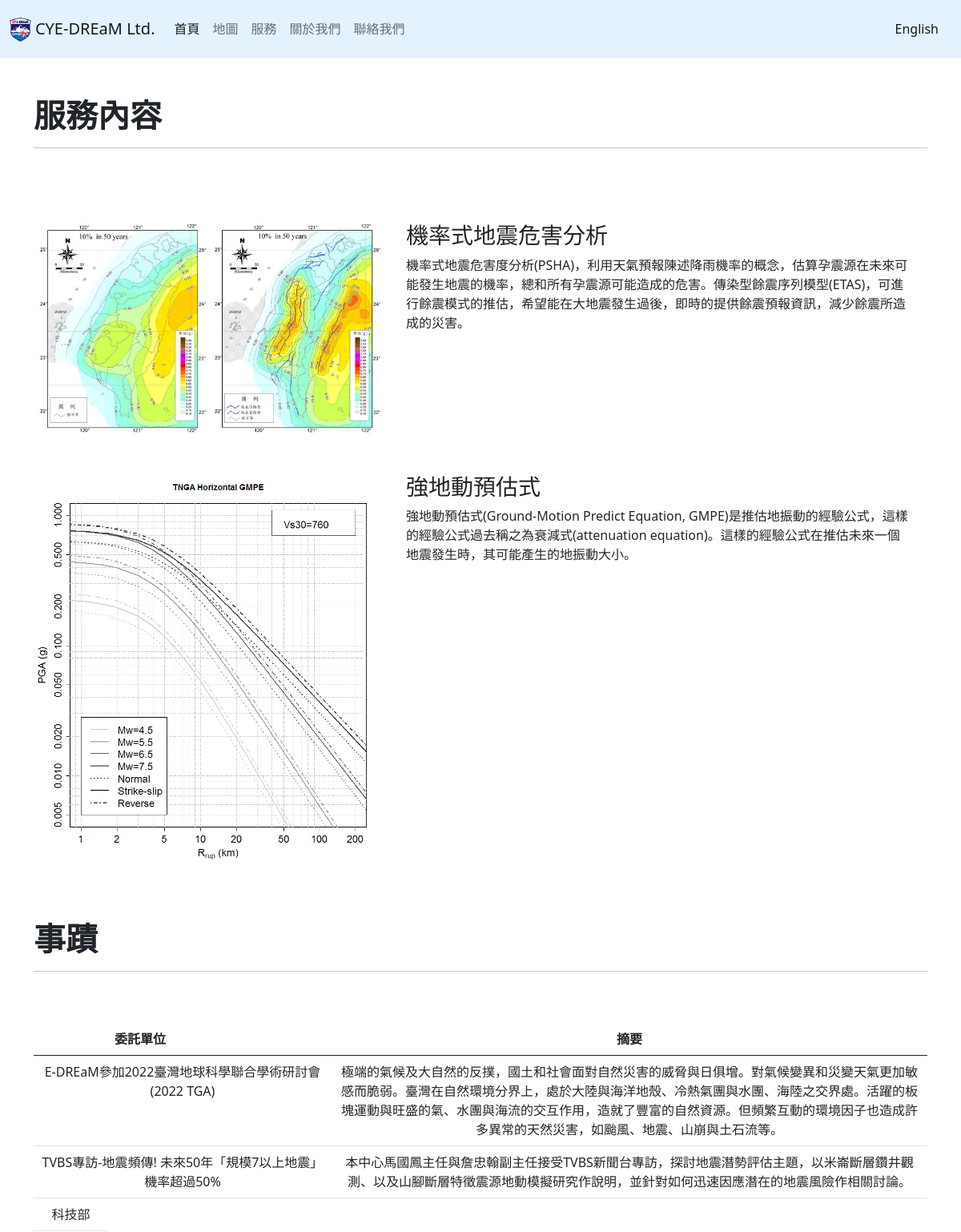
Page /Service/ (upper part) on the earlier database version.
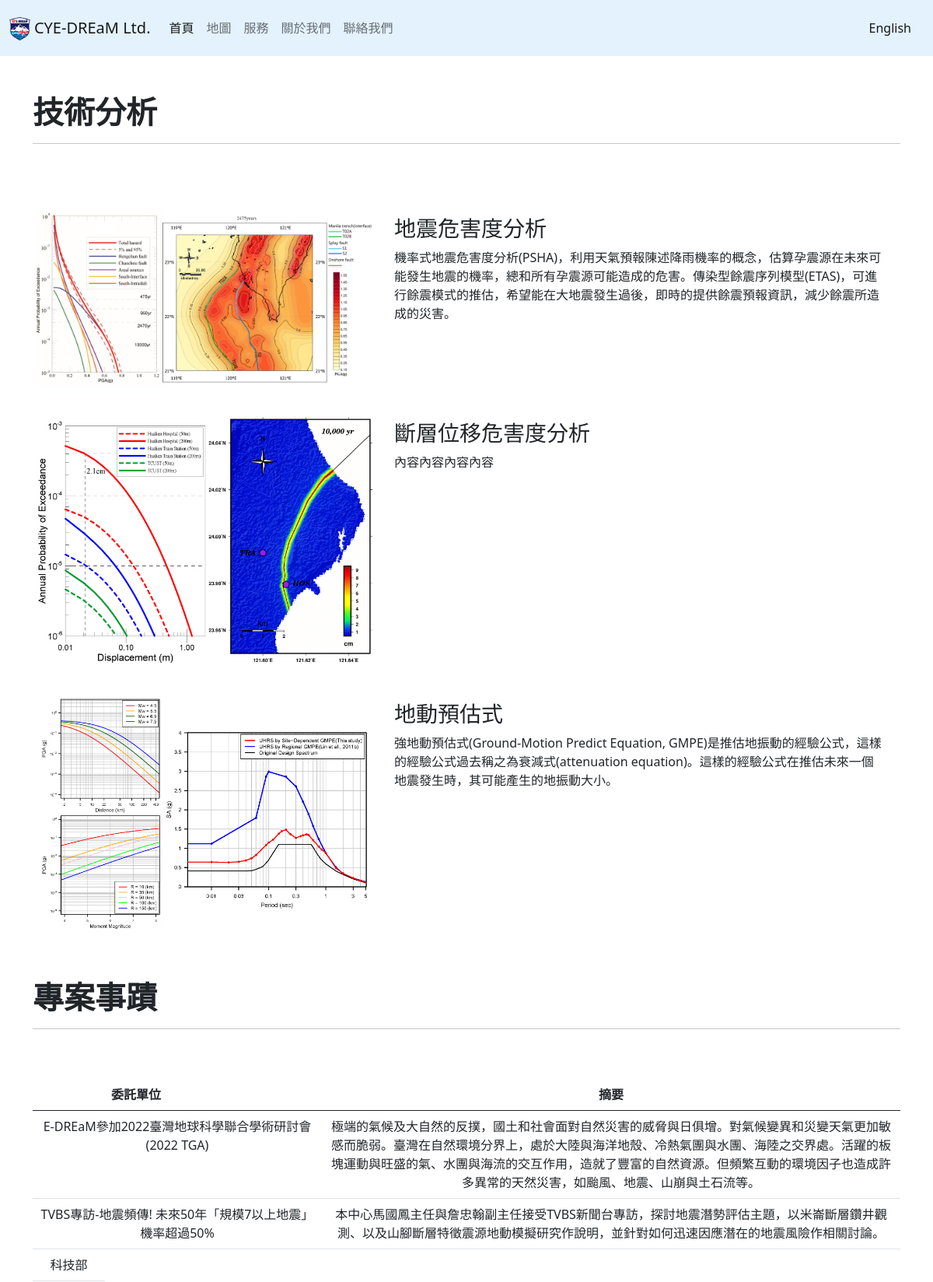
Same page on the later database version.
### service/models.py (models this page shows, shortened)
class Service_Title(models.Model):
    name = models.CharField('公司名稱', max_length=50)
    logo= models.ImageField("公司logo",storage=OverwriteStorage(),upload_to='',blank=True)
    title1 = models.CharField('主題名稱1', max_length=50)
    title2 = models.CharField('主題名稱2', max_length=50)
    bottom_title=models.CharField('底部標題', max_length=20,blank=True)
    bottom_content=models.TextField('底部內容', max_length=300,blank=True)
    bottom_email=models.CharField('底部email', max_length=100,blank=True)
    bottom_phone=models.CharField('底部連絡電話', max_length=50,blank=True)

class Service(models.Model):
    title = models.CharField('標題', max_length=50)
    content=models.TextField("內容", max_length=200,blank=True)
    pic_url = models.ImageField("照片",storage=OverwriteStorage(),upload_to='Service/service_image',blank=True)

class Experience(models.Model):
    title = models.CharField('委託單位', max_length=50)
    content=models.TextField("摘要", max_length=500,blank=True)

### service/views.py (the view)
# urls.py: path('', views.showService),
def showService(request):
    title=Service_Title.objects.all()
    service=Service.objects.all()
    experience=Experience.objects.all()
    NSTC=NSTC_project.objects.all()
    return render(request,"Service.html",{"service_title":title,"service_content":service,"experience_content":experience,"NSTC_project":NSTC})

### templates/Service.html (shortened to what this page needs)
{% load static %}
<!DOCTYPE html>
<html lang="en">
<head>
    <link href="https://cdn.jsdelivr.net/npm/bootstrap@5.0.2/dist/css/bootstrap.min.css" rel="stylesheet"
>
    <link rel="stylesheet" href="{% static 'css/HomePage.css' %}">
</head>
{% for Service in service_title %}
<body>
    <nav class="navbar navbar-expand-lg navbar-light" style='background-color: #e3f2fd;'>
        <div class="container-xxl">
            <a class="navbar-brand" href="..">
                <img src="../static/assets/{{ Service.logo }}" alt="" height="30"
                    class="d-inline-block align-text-top">
                {{ Service.name }}</a>
            <div class="collapse navbar-collapse" id="navbarSupportedContent">
                <ul class="navbar-nav me-auto mb-2 mb-lg-0">
                    <li class="nav-item">
                        <a class="nav-link active" aria-current="page" href="..">首頁</a>
                    </li>
                    <li class="nav-item">
                        <a class="nav-link" href="../MapPage">地圖</a>
                    </li>
                    <li class="nav-item">
                        <a class="nav-link" href="">服務</a>
                    </li>
                    <li class="nav-item">
                        <a class="nav-link" href="../AboutUs">關於我們</a>
                    </li>
                    <li class="nav-item">
                        <a class="nav-link" href="../Contact">聯絡我們</a>
                    </li>
                </ul>
                <span class="navbar-text">
                    <a class="nav-link" href="en">English</a>
                </span>
            </div>
        </div>
    </nav>
    <div class="container">
        <h1 class="display-6 fw-bold mt-5">{{Service.title1}}</h1>
        <hr>
        <br>
        <br>
        {% for service in service_content %}
            <div class="column mt-lg-1">
                <div class="row col-12 col-md-12 mt-1">
                    <div class="col-12 col-md-5 mt-1 p-3">
                        <img src="../static/assets/{{ service.pic_url }}" class="img-fluid" style="width:100%">
                    </div>
                    <div class="col-12 col-md-7 mt-4">
                        <h3>{{service.title}}</h3>
                        <p>{{service.content}}</p>
                    </div>
                </div>
            </div>
        {% endfor %}
        <h1 class="display-6 fw-bold mt-5">{{Service.title2}}</h1>
        <hr>
        <br>
        <br>
        <table class="table">
            <thead>
                <tr>
                    <th class="col-1"></th>
                    <th class="col-3">委託單位</th>
                    <th class="col-8 text-center">摘要</th>
                </tr>
            </thead>
            <tbody>
                {% for experience in experience_content %}
                    <tr>
                        <td colspan="2" class="text-center">{{experience.title}}</td>
                        <td class="text-center">{{experience.content}}</td>
                    </tr>
                {% endfor %}
                <td rowspan="4" class="align-middle text-center">科技部</td>
            </tbody>
        </table>
    </div>
</body>
{% endfor %}
</html>

Differences in the rows shown:
removed Service: pic_url (picture), title "強地動預估式", content "強地動預估式(Ground-Motion Predict Equation, GMPE)是推估地振動的經驗公式，這樣的經驗公式過去稱之為衰減式(attenuation equation)。這樣的經驗公式在推估未來一個地震發生時，其可能產生的地振動大小。"
changed Service_Title "CYE-DREaM Ltd.": title1 "服務內容" → "技術分析"; title2 "事蹟" → "專案事蹟"
changed Service: pic_url: a different picture; title "機率式地震危害分析" → "地震危害度分析"
added Service: pic_url (picture), title "斷層位移危害度分析", content "內容內容內容內容"
added Service: pic_url (picture), title "地動預估式", content "強地動預估式(Ground-Motion Predict Equation, GMPE)是推估地振動的經驗公式，這樣的經驗公式過去稱之為衰減式(attenuation equation)。這樣的經驗公式在推估未來一個地震發生時，其可能產生的地振動大小。"
